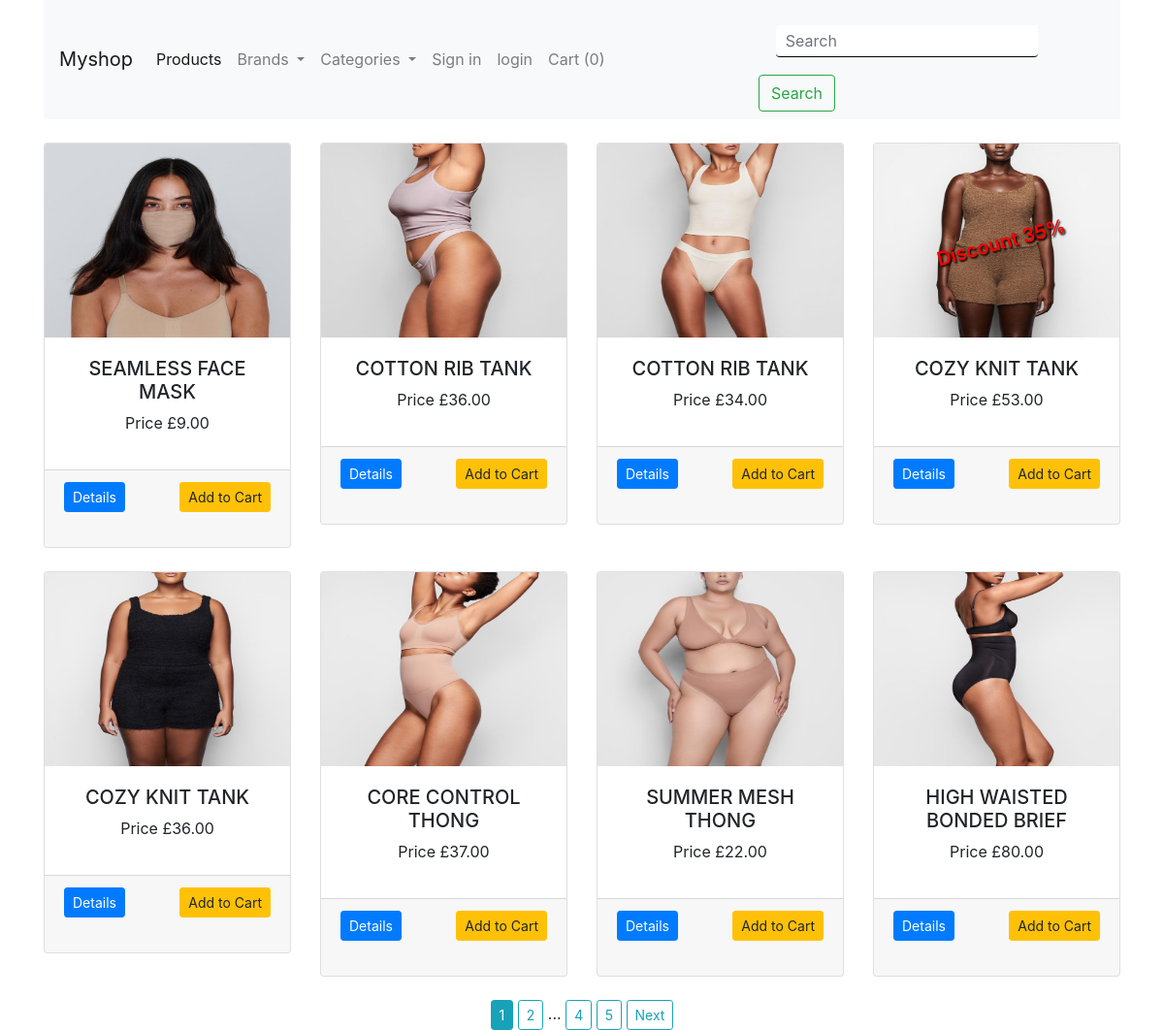
The page /home on the database its author committed.
### shop/products/models.py (models this page shows, shortened)
class Addproduct(db.Model):
    __seachbale__ = ['name','desc']
    id = db.Column(db.Integer, primary_key=True)
    name = db.Column(db.String(80), nullable=False)
    price = db.Column(db.Numeric(10,2), nullable=False)
    discount = db.Column(db.Integer, default=0)
    stock = db.Column(db.Integer, nullable=False)
    colors = db.Column(db.Text, nullable=False)
    size = db.Column(db.Text, nullable=False)
    desc = db.Column(db.Text, nullable=False)
    pub_date = db.Column(db.DateTime, nullable=False,default=datetime.utcnow)
    category_id = db.Column(db.Integer, db.ForeignKey('category.id'),nullable=False)
    category = db.relationship('Category',backref=db.backref('categories', lazy=True))
    brand_id = db.Column(db.Integer, db.ForeignKey('brand.id'),nullable=False)
    brand = db.relationship('Brand',backref=db.backref('brands', lazy=True))
    image_1 = db.Column(db.String(150), nullable=False, default='image1.jpg')
    image_2 = db.Column(db.String(150), nullable=False, default='image2.jpg')
    image_3 = db.Column(db.String(150), nullable=False, default='image3.jpg')

### shop/products/routes.py (the view)
@app.route('/home')
def home():
    page = request.args.get('page',1, type=int)
    products = Addproduct.query.filter(Addproduct.stock > 0).order_by(Addproduct.id.desc()).paginate(page=page, per_page=8)
    product = Addproduct.query.get_or_404(1)
    return render_template('products/index.html', products=products,brands=brands(),categories=categories(), product=product)

### shop/products/routes.py (called while the page is built)
def brands():
    brands = Brand.query.join(Addproduct, (Brand.id == Addproduct.brand_id)).all()
    return brands

def categories():
    categories = Category.query.join(Addproduct,(Category.id == Addproduct.category_id)).all()
    return categories

### shop/templates/products/index.html (shortened to what this page needs)
{% extends 'layout.html' %}
{% block content %}
{% include 'navbar.html' %}
<div class="container">
    <div class="row">
        {% if brand %}
         {% for b in brand.items %}
        <div class="col-md-3 mt-4">
            <div class="card">
                <img src="{{url_for('static', filename='images/' + b.image_1)}}" class="card-img-top" alt="{{b.name}}" height="200" width="200">
                <div class="card-body">
                    {% if b.discount > 0 %}
                    <h5 style="text-shadow: 1px 2px 2px #000; color: #f00; transform: rotate(-15deg); position: absolute; top: 23%; left: 25%; font-weight: 600;"> Discount {{b.discount}}% </h5>
                    {% endif %}
                  <h5 class="text-center">{{b.name}}</h5>
                  <p class="text-center">Price £{{b.price}}</p>
                </div>
                <div class="card-footer">
                    <a href="{{url_for('single_page',id=b.id)}}" class="float-left btn btn-sm btn-primary">Details</a>
                    <form action="{{url_for('AddCart')}}" method="post">
                      <input type="hidden" name="product_id" value="{{b.id}}">
                      <button type="submit" class="btn btn-sm btn-warning float-right">Add to Cart</button>
                      <input type="hidden" name="quantity" value="1" min="1" max="20">
                      {% set colors = b.colors.split(',') %}
                      <select name="colors" id="colors" style="visibility: hidden;">
                          {% for color in colors %}
                          {% set col = color.split(':') %}
                          <option value="{{col[0]}}">{{col[0] | capitalize }}</option>
                          {% endfor %}
                      </select>
                  </form>
                </div>
            </div>
          </div>
        {% endfor %}
    </div>
    <div class="row mt-4">
      <div class="col text-center">
        {% if brand.has_prev %}
          <a href="{{url_for('get_brand',id=get_brand.id, page=brand.prev_num)}}"class="btn btn-sm btn-outline-info">Previous</a>
        {% endif %}
        {% if brand.total > 8 %}
       {% for page_num in brand.iter_pages(left_edge=1, right_edge=2, left_current=1,right_current=2) %}
       {% if page_num %}
         {% if brand.page == page_num %}
         <a href="{{url_for('get_brand',id=get_brand.id, page=page_num)}}" class="btn btn-sm btn-info">{{page_num}}</a>
         {% else %}
         <a href="{{url_for('get_brand',id=get_brand.id, page=page_num)}}" class="btn btn-sm btn-outline-info">{{page_num}}</a>
          {% endif %}
        {% else %}
        ...
        {% endif %}
       {% endfor %}
       {% endif %}
       {% if brand.has_next %}
       <a href="{{url_for('get_brand',id=get_brand.id, page=brand.next_num)}}"class="btn btn-sm btn-outline-info">Next</a>
     {% endif %}
      </div>
    </div>
    div class="row">
         {% else %}
        {% for product in products.items %}
      <div class="col-md-3 mt-4">
        <div class="card">
            <img src="{{url_for('static', filename='images/' + product.image_1)}}" class="card-img-top" alt="{{product.name}}" height="200" width="200">
            <div class="card-body">
                {% if product.discount > 0 %}
                <h5 style="text-shadow: 1px 2px 2px #000; color: #f00; transform: rotate(-15deg); position: absolute; top: 23%; left: 25%; font-weight: 600;"> Discount {{product.discount}}%</h5>
                {% endif %}
              <h5 class="text-center">{{product.name}}</h5>
              <p class="text-center">Price £{{product.price}}</p>
            </div>
            <div class="card-footer">
                <a href="{{url_for('single_page',id=product.id)}}" class="float-left btn btn-sm btn-primary">Details</a>
                <form action="{{url_for('AddCart')}}" method="post">
                  <button type="submit" class="btn btn-sm btn-warning float-right">Add to Cart</button>
                  {% set colors = product.colors.split(',') %}
              </form>
            </div>
        </div>
      </div>
        {% endfor %}
      </div>
      <div class="row mt-4">
        <div class="col text-center">
          {% if products.total> 8 %}
         {% for page_num in products.iter_pages(left_edge=1, right_edge=2, left_current=1,right_current=2) %}
         {% if page_num %}
           {% if products.page == page_num %}
           <a href="{{url_for('home', page=page_num)}}" class="btn btn-sm btn-info">{{page_num}}</a>
           {% else %}
           <a href="{{url_for('home', page=page_num)}}" class="btn btn-sm btn-outline-info">{{page_num}}</a>
            {% endif %}
          {% else %}
          ...
          {% endif %}
         {% endfor %}
         {% endif %}
         {% if products.has_next %}
         <a href="{{url_for('home', page=products.next_num)}}"class="btn btn-sm btn-outline-info">Next</a>
       {% endif %}
        </div>
      </div>
        {% endif %}
    </div>
</div>
{% endblock content %}

### shop/static/main.css (style rules this page uses)
body { padding: 0; background-color: ; }
.container { width:100%; }

### shop/static/profile.css (style rules this page uses)
body { margin: 0; }
a { color: black; }

### rows shown on the page
Addproduct: image_1 (picture), name "SEAMLESS FACE MASK", price "9.00"
Addproduct: image_1 (picture), name "COTTON RIB TANK", price "36.00"
Addproduct: image_1 (picture), name "COTTON RIB TANK", price "34.00"
Addproduct: image_1 (picture), discount "35", name "COZY KNIT TANK", price "53.00"
Addproduct: image_1 (picture), name "COZY KNIT TANK", price "36.00"
Addproduct: image_1 (picture), name "CORE CONTROL THONG", price "37.00"
Addproduct: image_1 (picture), name "SUMMER MESH THONG", price "22.00"
Addproduct: image_1 (picture), name "HIGH WAISTED BONDED BRIEF", price "80.00"

### other values the page prints
{{ session['Shoppingcart']|length }} "0"
{{ page_num }} "1"
{{ page_num }} "2" "4" "5"
